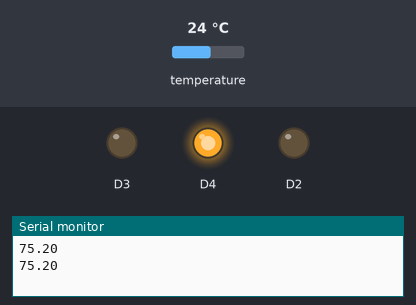
Simulated run of this sketch. Board: ESP8266 (NodeMCU). Parts: output pins drawn as LEDs (lit = HIGH), the last lines printed to the serial monitor. Wiring (inferred from the names in the program): TMP102 temperature sensor at I2C address 0x48. The test bench sets the inputs (shaded band); at power-on: temperature 24 °C.

Above: at 2.8 s.
2.9 s: temperature set to 23.2 °C
At 7.1 s:
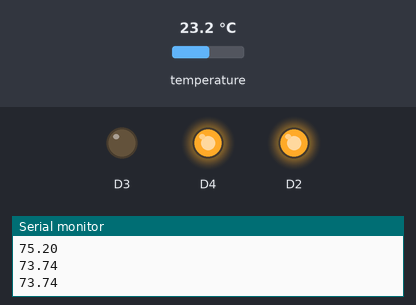
7.5 s: temperature set to 21.7 °C
11.2 s: temperature set to 20.4 °C
At 14.4 s:
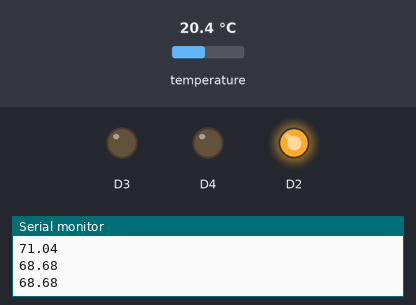
15.5 s: temperature set to 18.7 °C
19.2 s: temperature set to 18 °C
At 22.9 s:
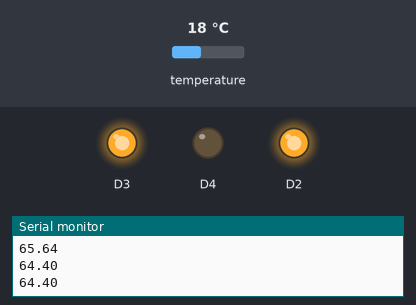
23.5 s: temperature set to 19 °C
At 27.2 s:
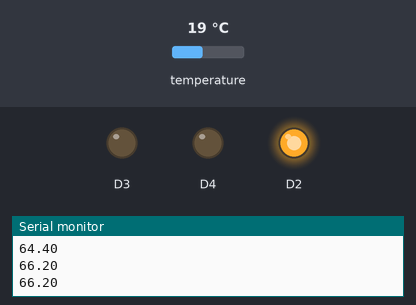
Timing chart, 0 to 28.5 s (numbered marks = the images above; inputs shaded):
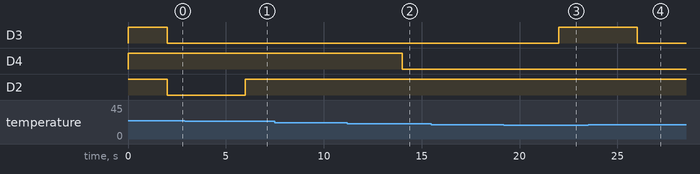

The sketch:

temperaturesensor2.ino
```cpp
int tmp102Address = 0x48;

void setup(){
  Serial.begin(9600);
  pinMode(D2, OUTPUT);
  pinMode(D3, OUTPUT);
  pinMode(D4, OUTPUT);
  digitalWrite(D2,HIGH);
  digitalWrite(D3,HIGH);
  digitalWrite(D4,HIGH);
  Wire.begin();
}

void loop(){

  float celsius = getTemperature();
  //Serial.print("Celsius: ");
  //Serial.println(celsius);


  float fahrenheit = (1.8 * celsius) + 32;
  //Serial.print("Fahrenheit: ");
  Serial.println(fahrenheit);

  delay(2000); //just here to slow down the output. You can remove this
  if (fahrenheit >= 79)
    {
      digitalWrite(D2, LOW);
      digitalWrite(D3, HIGH);
      digitalWrite(D4, HIGH);
      //Serial.println("Its hot!");
  }
  if ((fahrenheit < 79) && (fahrenheit >= 75)){
        digitalWrite(D2, LOW);
        digitalWrite(D3, LOW);
        digitalWrite(D4, HIGH);
        //Serial.println("Its warm");
  }
  if ((fahrenheit < 75) && (fahrenheit >= 70)){
        digitalWrite(D2, HIGH);
        digitalWrite(D3, LOW);
        digitalWrite(D4, HIGH);
        //Serial.println("Its perfect");
  }
  if ((fahrenheit < 70) && (fahrenheit >= 65)){
        digitalWrite(D2, HIGH);
        digitalWrite(D3, LOW);
        digitalWrite(D4, LOW);
        //Serial.println("Its a little chill");
  }
  if (fahrenheit < 65){
        digitalWrite(D2, HIGH);
        digitalWrite(D3, HIGH);
        digitalWrite(D4, LOW);
        //Serial.println("Its cold!");
  }
}

float getTemperature(){
  Wire.requestFrom(tmp102Address,2);

  byte MSB = Wire.read();
  byte LSB = Wire.read();

  //it's a 12bit int, using two's compliment for negative
  int TemperatureSum = ((MSB << 8) | LSB) >> 4;

  float celsius = TemperatureSum*0.0625;
  return celsius;
}
```

Measured:
- the behaviour switches between 24 and 23.9 °C on temperature (found by bisection; images 0 and 1)
- the behaviour switches between 21.1 and 21 °C on temperature (found by bisection; images 1 and 2)
- the behaviour switches between 18.4 and 18.3 °C on temperature (found by bisection; images 2 and 3)
- after the input at 2.9 s, D2: LOW → HIGH after 3.1 s
- after the input at 11.2 s, D4: HIGH → LOW after 2.8 s
- after the input at 19.2 s, D3: LOW → HIGH after 2.8 s
- after the input at 23.5 s, D3: HIGH → LOW after 2.5 s
